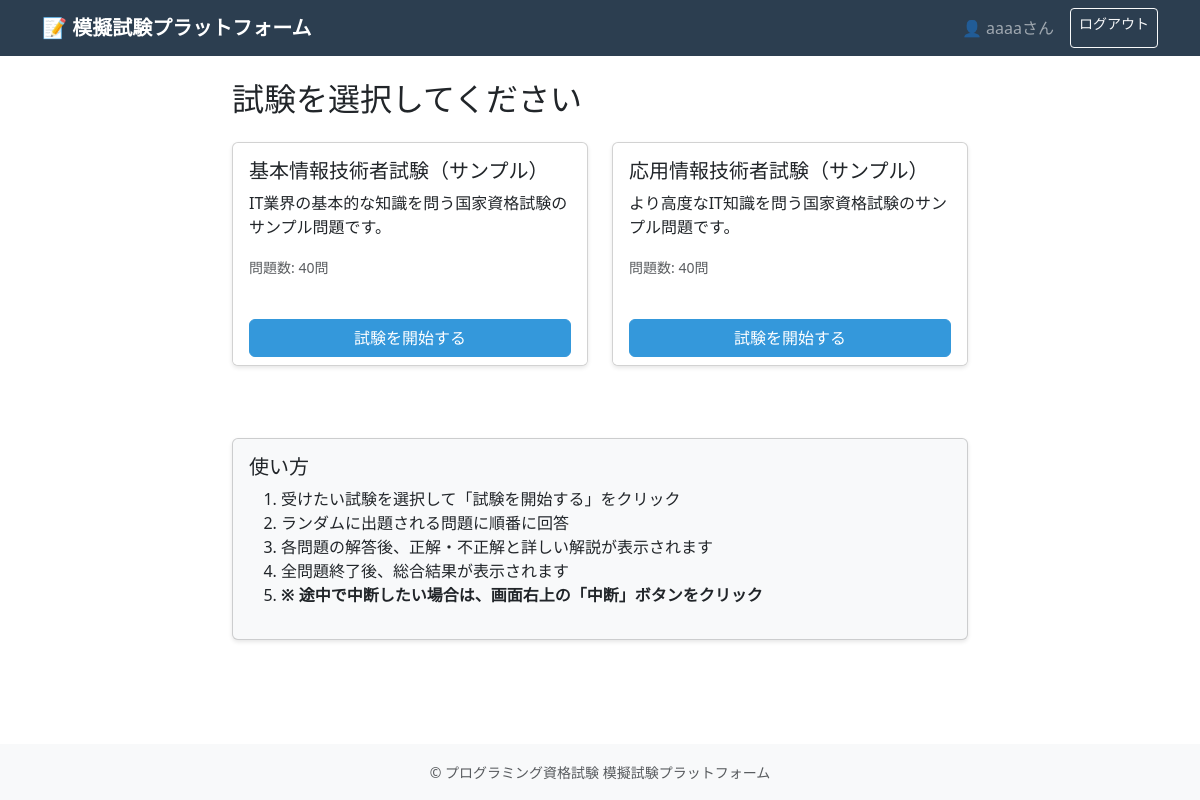
Screenshot of /top/ (signed in) with the database file from the repository.
### exam/models.py (models this page shows, shortened)
class User(AbstractUser):
    email = models.EmailField(unique=True)

class ExamSet(models.Model):
    name = models.CharField(max_length=200, verbose_name="試験名")
    description = models.TextField(blank=True, verbose_name="説明")
    total_questions = models.IntegerField(default=40, verbose_name="問題数")
    created_at = models.DateTimeField(auto_now_add=True)
    updated_at = models.DateTimeField(auto_now=True)
    class Meta:
        verbose_name = "試験セット"
        verbose_name_plural = "試験セット"

### exam/views.py (the view)
# urls.py: path('top/', views.top, name='top'),
@login_required
def top(request):
    exam_sets = ExamSet.objects.all()
    incomplete_sessions = ExamSession.objects.filter(
        user=request.user,
        is_completed=False
    ).select_related('exam_set').order_by('-started_at')
    return render(request, 'exam/top.html', {
        'exam_sets': exam_sets,
        'incomplete_sessions': incomplete_sessions
    })

### exam/templates/exam/top.html (shortened to what this page needs)
{% extends 'exam/base.html' %}
{% block content %}
<div class="row">
    <div class="col-md-8 mx-auto">
        <h2 class="mb-4">試験を選択してください</h2>
        {% if exam_sets %}
            <div class="row">
                {% for exam_set in exam_sets %}
                <div class="col-md-6 mb-4">
                    <div class="card h-100">
                        <div class="card-body">
                            <h5 class="card-title">{{ exam_set.name }}</h5>
                            <p class="card-text">{{ exam_set.description }}</p>
                            <p class="text-muted">
                                <small>問題数: {{ exam_set.total_questions }}問</small>
                            </p>
                        </div>
                        <div class="card-footer bg-white border-0">
                            <a href="{% url 'start_exam' exam_set.id %}"
                               class="btn btn-primary w-100">
                                試験を開始する
                            </a>
                        </div>
                    </div>
                </div>
                {% endfor %}
            </div>
        {% else %}
            <div class="alert alert-info">
                現在、利用可能な試験がありません。
            </div>
        {% endif %}
    </div>
</div>
<div class="row mt-5">
    <div class="col-md-8 mx-auto">
        <div class="card bg-light">
            <div class="card-body">
                <h5 class="card-title">使い方</h5>
                <ol>
                    <li>受けたい試験を選択して「試験を開始する」をクリック</li>
                    <li>ランダムに出題される問題に順番に回答</li>
                    <li>各問題の解答後、正解・不正解と詳しい解説が表示されます</li>
                    <li>全問題終了後、総合結果が表示されます</li>
                    <li><strong>※ 途中で中断したい場合は、画面右上の「中断」ボタンをクリック</strong></li>
                </ol>
            </div>
        </div>
    </div>
</div>
{% endblock %}

### exam/templates/exam/base.html (shortened to what this page needs)
<!DOCTYPE html>
<html lang="ja">
<head>
    <link href="https://cdn.jsdelivr.net/npm/bootstrap@5.3.0/dist/css/bootstrap.min.css" rel="stylesheet">
</head>
<body>
    {% if user.is_authenticated %}
    <nav class="navbar navbar-expand-lg navbar-dark">
        <div class="container">
            <a class="navbar-brand" href="{% url 'top' %}">📝 模擬試験プラットフォーム</a>
            <div class="navbar-nav ms-auto">
                <span class="navbar-text me-3">
                    👤 {{ user.username }}さん
                </span>
                <a href="{% url 'logout' %}" class="btn btn-outline-light btn-sm">ログアウト</a>
            </div>
        </div>
    </nav>
    {% endif %}
    <div class="content">
        <div class="container mt-4">
            {% block content %}{% endblock %}
        </div>
    </div>
    <footer class="bg-light py-3 mt-5">
        <div class="container text-center text-muted">
            <small>&copy; プログラミング資格試験 模擬試験プラットフォーム</small>
        </div>
    </footer>
</body>
</html>

### exam/templates/exam/base.html (style rules this page uses)
body { min-height: 100vh; display: flex; flex-direction: column; }
.content { flex: 1; }
.navbar { background-color: #2c3e50; }
.navbar-brand { font-weight: bold; color: white !important; }
.btn-primary { background-color: #3498db; border-color: #3498db; }
.card { box-shadow: 0 2px 4px rgba(0,0,0,0.1); }

### rows the page displays
User: username "aaaa"
ExamSet: name "基本情報技術者試験（サンプル）", description "IT業界の基本的な知識を問う国家資格試験のサンプル問題です。", total_questions "40"
ExamSet: name "応用情報技術者試験（サンプル）", description "より高度なIT知識を問う国家資格試験のサンプル問題です。", total_questions "40"
